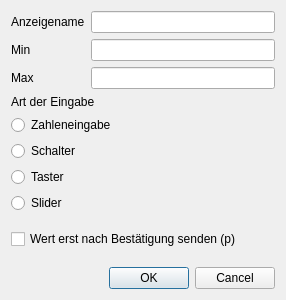
<?xml version="1.0" encoding="UTF-8"?>
<ui version="4.0">
 <class>smallGenericCommandSettingsWindow</class>
 <widget class="QDialog" name="smallGenericCommandSettingsWindow">
  <property name="geometry">
   <rect>
    <x>0</x>
    <y>0</y>
    <width>286</width>
    <height>300</height>
   </rect>
  </property>
  <property name="windowTitle">
   <string>Dialog</string>
  </property>
  <layout class="QHBoxLayout" name="horizontalLayout">
   <item>
    <layout class="QVBoxLayout" name="verticalLayout_2">
     <item>
      <layout class="QFormLayout" name="formLayout">
       <property name="fieldGrowthPolicy">
        <enum>QFormLayout::AllNonFixedFieldsGrow</enum>
       </property>
       <item row="0" column="0">
        <widget class="QLabel" name="label_2">
         <property name="text">
          <string>Anzeigename</string>
         </property>
        </widget>
       </item>
       <item row="1" column="0">
        <widget class="QLabel" name="label_3">
         <property name="text">
          <string>Min</string>
         </property>
        </widget>
       </item>
       <item row="1" column="1">
        <widget class="QLineEdit" name="lineEditMin"/>
       </item>
       <item row="2" column="0">
        <widget class="QLabel" name="label_4">
         <property name="text">
          <string>Max</string>
         </property>
        </widget>
       </item>
       <item row="2" column="1">
        <widget class="QLineEdit" name="lineEditMax"/>
       </item>
       <item row="0" column="1">
        <widget class="QLineEdit" name="lineEditDisplayName"/>
       </item>
      </layout>
     </item>
     <item>
      <layout class="QVBoxLayout" name="verticalLayout">
       <item>
        <widget class="QLabel" name="label">
         <property name="text">
          <string>Art der Eingabe</string>
         </property>
        </widget>
       </item>
       <item>
        <widget class="QRadioButton" name="radioButtonValueMode">
         <property name="text">
          <string>Zahleneingabe</string>
         </property>
         <attribute name="buttonGroup">
          <string notr="true">buttonGroup</string>
         </attribute>
        </widget>
       </item>
       <item>
        <widget class="QRadioButton" name="radioButtonSwitchMode">
         <property name="text">
          <string>Schalter</string>
         </property>
         <attribute name="buttonGroup">
          <string notr="true">buttonGroup</string>
         </attribute>
        </widget>
       </item>
       <item>
        <widget class="QRadioButton" name="radioButtonToggleMode">
         <property name="text">
          <string>Taster</string>
         </property>
         <attribute name="buttonGroup">
          <string notr="true">buttonGroup</string>
         </attribute>
        </widget>
       </item>
       <item>
        <widget class="QRadioButton" name="radioButtonSliderMode">
         <property name="text">
          <string>Slider</string>
         </property>
         <attribute name="buttonGroup">
          <string notr="true">buttonGroup</string>
         </attribute>
        </widget>
       </item>
       <item>
        <spacer name="verticalSpacer_2">
         <property name="orientation">
          <enum>Qt::Vertical</enum>
         </property>
         <property name="sizeType">
          <enum>QSizePolicy::Fixed</enum>
         </property>
         <property name="sizeHint" stdset="0">
          <size>
           <width>20</width>
           <height>10</height>
          </size>
         </property>
        </spacer>
       </item>
       <item>
        <widget class="QCheckBox" name="checkBoxPendingMode">
         <property name="text">
          <string>Wert erst nach Bestätigung senden (p)</string>
         </property>
         <property name="tristate">
          <bool>false</bool>
         </property>
        </widget>
       </item>
       <item>
        <spacer name="verticalSpacer">
         <property name="orientation">
          <enum>Qt::Vertical</enum>
         </property>
         <property name="sizeHint" stdset="0">
          <size>
           <width>20</width>
           <height>40</height>
          </size>
         </property>
        </spacer>
       </item>
      </layout>
     </item>
     <item>
      <widget class="QDialogButtonBox" name="buttonBox">
       <property name="orientation">
        <enum>Qt::Horizontal</enum>
       </property>
       <property name="standardButtons">
        <set>QDialogButtonBox::Cancel|QDialogButtonBox::Ok</set>
       </property>
      </widget>
     </item>
    </layout>
   </item>
  </layout>
 </widget>
 <resources/>
 <connections>
  <connection>
   <sender>buttonBox</sender>
   <signal>accepted()</signal>
   <receiver>smallGenericCommandSettingsWindow</receiver>
   <slot>accept()</slot>
   <hints>
    <hint type="sourcelabel">
     <x>248</x>
     <y>254</y>
    </hint>
    <hint type="destinationlabel">
     <x>157</x>
     <y>274</y>
    </hint>
   </hints>
  </connection>
  <connection>
   <sender>buttonBox</sender>
   <signal>rejected()</signal>
   <receiver>smallGenericCommandSettingsWindow</receiver>
   <slot>reject()</slot>
   <hints>
    <hint type="sourcelabel">
     <x>316</x>
     <y>260</y>
    </hint>
    <hint type="destinationlabel">
     <x>286</x>
     <y>274</y>
    </hint>
   </hints>
  </connection>
 </connections>
 <buttongroups>
  <buttongroup name="buttonGroup"/>
 </buttongroups>
</ui>
